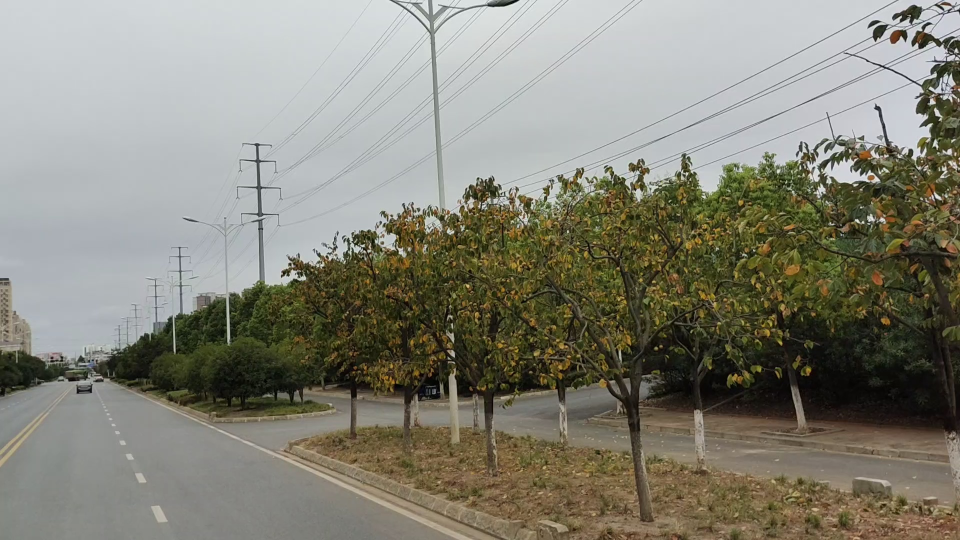
#> input picture 练习/图像处理进阶版/graph_segmentation/frame4320.jpg, 1920 x 1080 px (shown at 1/2 size)
$ python createGraphSegmentation.py
#> lines starting #> are read from the running program, lines starting #| are printed output that depends on the picture
# -*- coding: UTF-8 -*-
"""
@Project : pythonProject
@File    : createGraphSegmentation.py
@IDE     : PyCharm
@Author  : FengHuohuo
@Date    : 2022/9/11 9:59
@Function：

sigma  对原图像进行高斯滤波去噪
k      控制合并后的区域的数量,但不是区域数量
        k设置了一个观测尺度，因为较大的k会导致对较大分量的偏好。但是请注意，k不是最小分量大小。
        k越大 越偏向于检测大尺寸，即合并区域越少
min:   后处理参数，分割后会有很多小区域，当区域像素点的个数小于min时，选择与其差异最小的区域合并
input  输入图像（PPM格式）
output 输出图像（PPM格式）

"""
import numpy as np
import cv2 as cv
import random
#需要图像分割的图片
src = cv.imread('frame4320.jpg')
#> src is the input picture: shape (1080, 1920, 3); mean B, G, R 119.1, 131.3, 132.7
# src = cv.imread('water.png')
# src = cv.imread('fire.png')
# src = cv.imread('chip.jpg')
# 调用方法
segmentator = cv.ximgproc.segmentation.createGraphSegmentation(sigma=0.3, k=50, min_size=30000)

segment = segmentator.processImage(src)
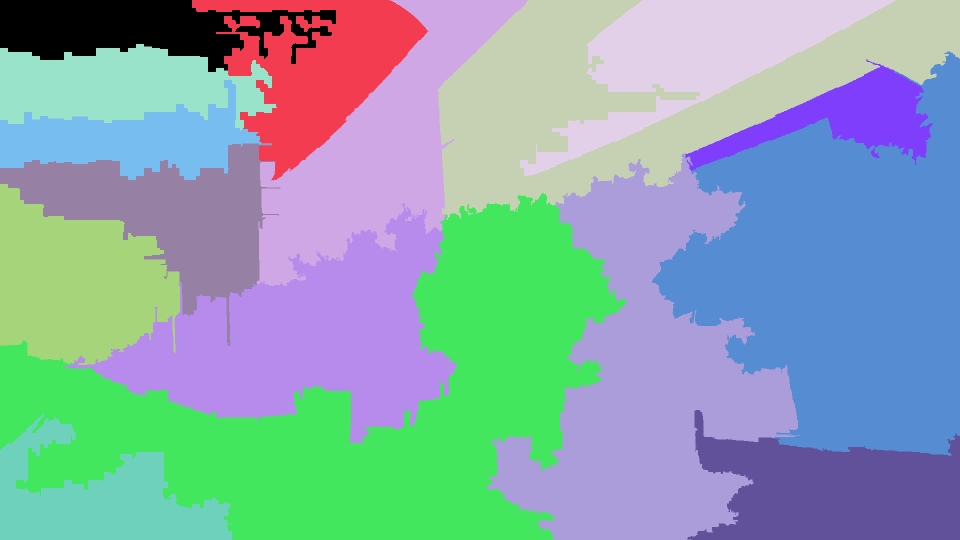
#> segment: shape (1080, 1920) int32 (shown at 1/2 size); 16 distinct labels, from 0 to 15; one colour per label, 0 black
# 返回的是每个像素点种类序号

seg_image = np.zeros(src.shape, np.uint8)
print(np.max(segment))
#| 15
for i in range(np.max(segment)):
  # 將第 i 個分割的座標取出
  y, x = np.where(segment == i)

  # 隨機產生顏色
  color = [random.randint(0, 255), random.randint(0, 255),random.randint(0, 255)]

  # 設定第 i 個分割區的顏色
  for xi, yi in zip(x, y):
    seg_image[yi, xi] = color
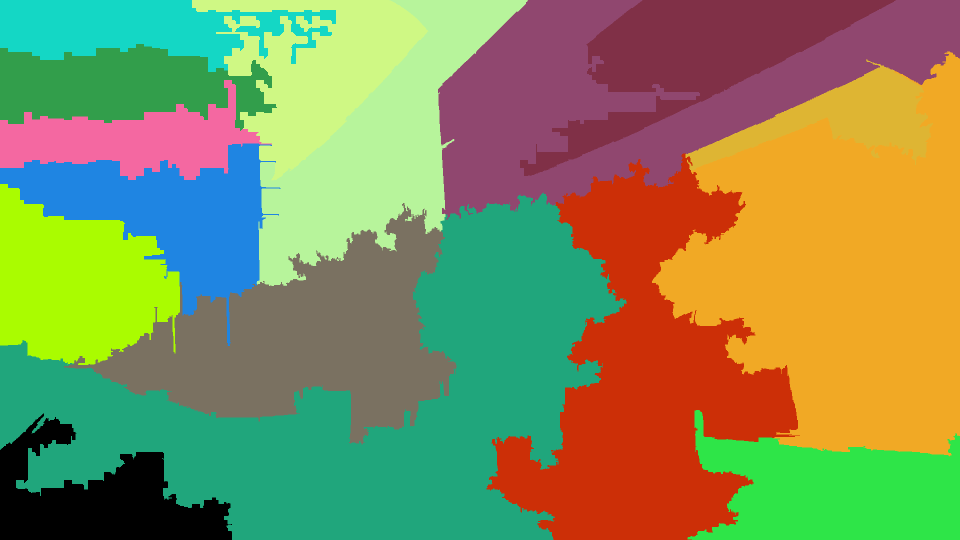
#> seg_image: shape (1080, 1920, 3) (shown at 1/2 size); mean of channels 0, 1, 2 87.8, 142.6, 132.7; drawn as B, G, R

# 將原始圖片與分割區顏色合併
result = cv.addWeighted(src, 0.3, seg_image, 0.7, 0)
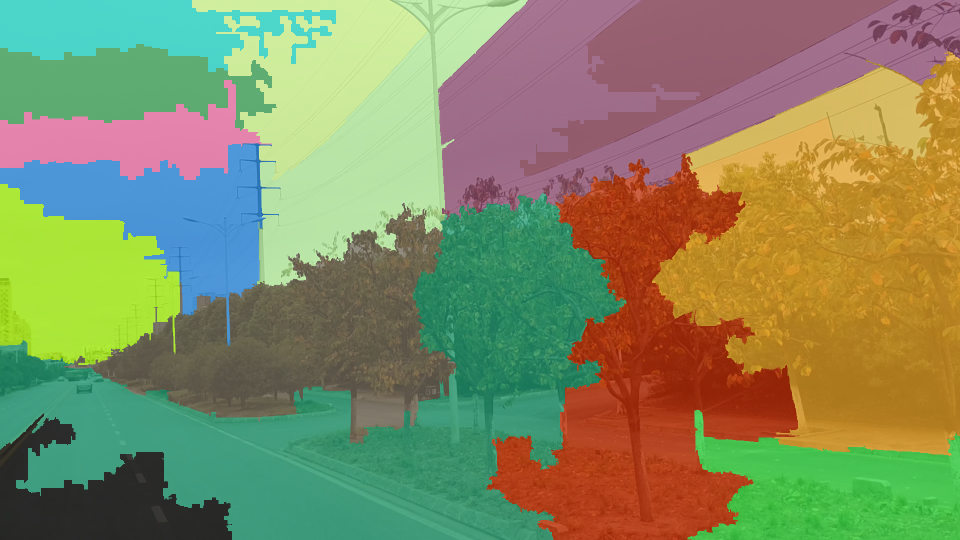
#> result: shape (1080, 1920, 3) (shown at 1/2 size); mean B, G, R 97.2, 139.2, 132.7

# 顯示結果
# cv.imwrite("result.jpg", result)
# cv.imshow("src", src)
cv.imshow("Result", result)
cv.waitKey(0)
cv.destroyAllWindows()

$ run again, with 练习/图像处理进阶版/graph_segmentation/water.png saved as 练习/图像处理进阶版/graph_segmentation/frame4320.jpg
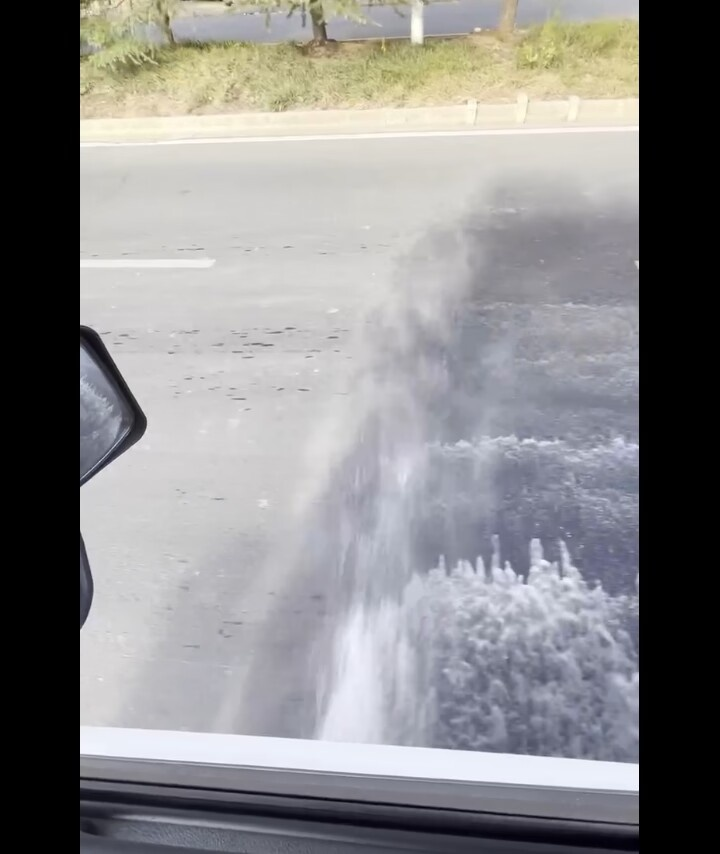
#> input picture 练习/图像处理进阶版/graph_segmentation/water.png, 720 x 854 px
#> src is the input picture: shape (854, 720, 3); mean B, G, R 137.1, 136.3, 137
#> segment: shape (854, 720) int32; 5 distinct labels, from 0 to 4
#| 4
#> after the loop `for i in range(np.max(segment)):`:
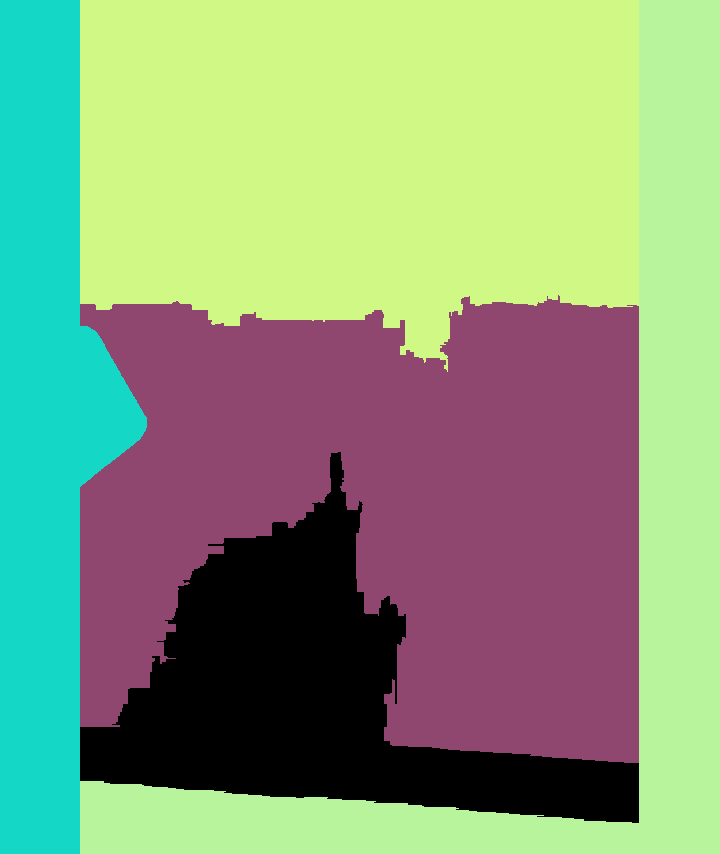
#> seg_image: shape (854, 720, 3); mean of channels 0, 1, 2 120.3, 157.7, 134.8; drawn as B, G, R
#> `result = cv.addWeighted(src, 0.3, seg_image, 0.7, 0)`:
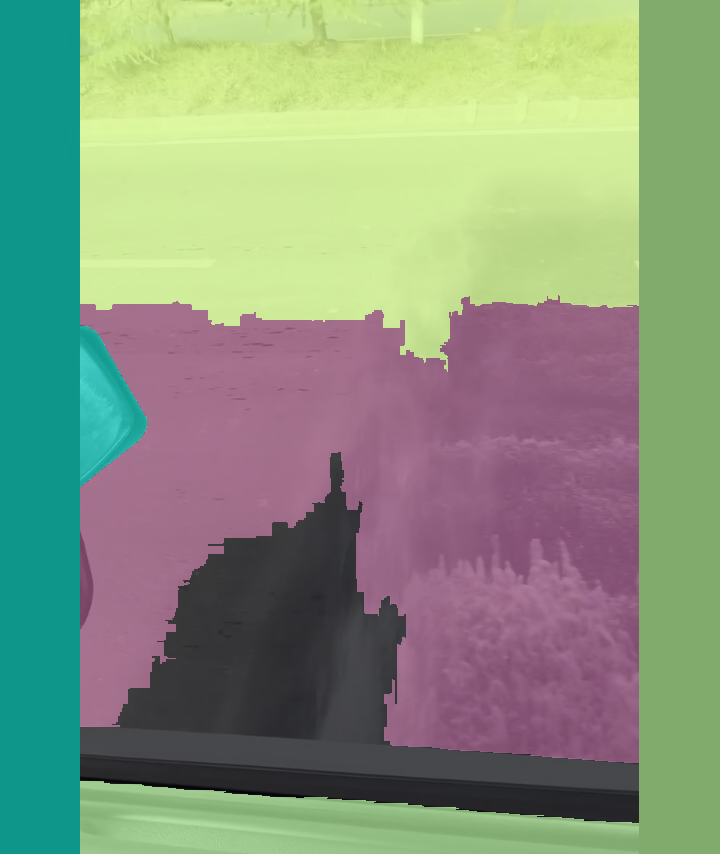
#> result: shape (854, 720, 3); mean B, G, R 125.3, 151.3, 135.4

$ run again, with 练习/图像处理进阶版/graph_segmentation/fire.png saved as 练习/图像处理进阶版/graph_segmentation/frame4320.jpg
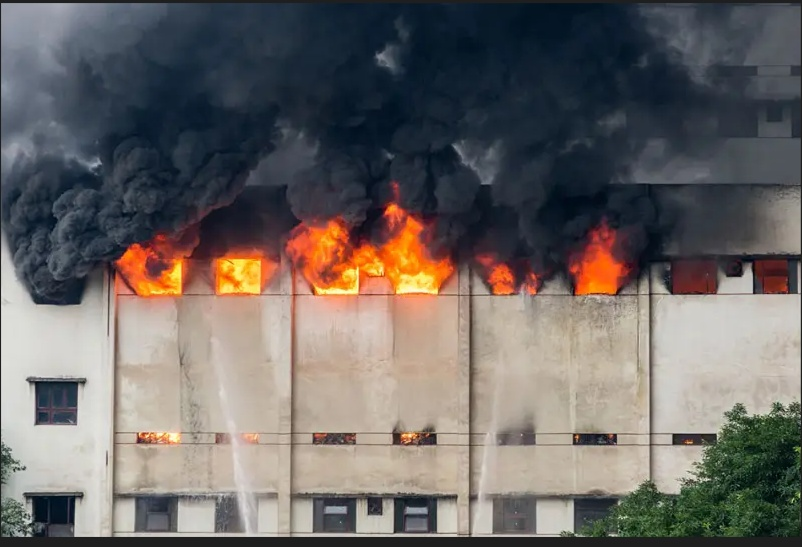
#> input picture 练习/图像处理进阶版/graph_segmentation/fire.png, 802 x 547 px
#> src is the input picture: shape (547, 802, 3); mean B, G, R 100.1, 102.8, 108
#> segment: shape (547, 802) int32; 3 distinct labels, from 0 to 2
#| 2
#> after the loop `for i in range(np.max(segment)):`:
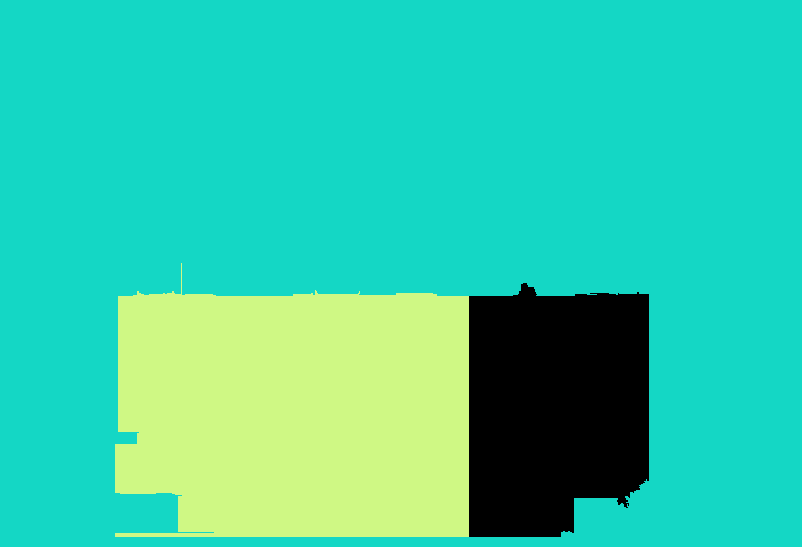
#> seg_image: shape (547, 802, 3); mean of channels 0, 1, 2 166.5, 201.3, 53.4; drawn as B, G, R
#> `result = cv.addWeighted(src, 0.3, seg_image, 0.7, 0)`:
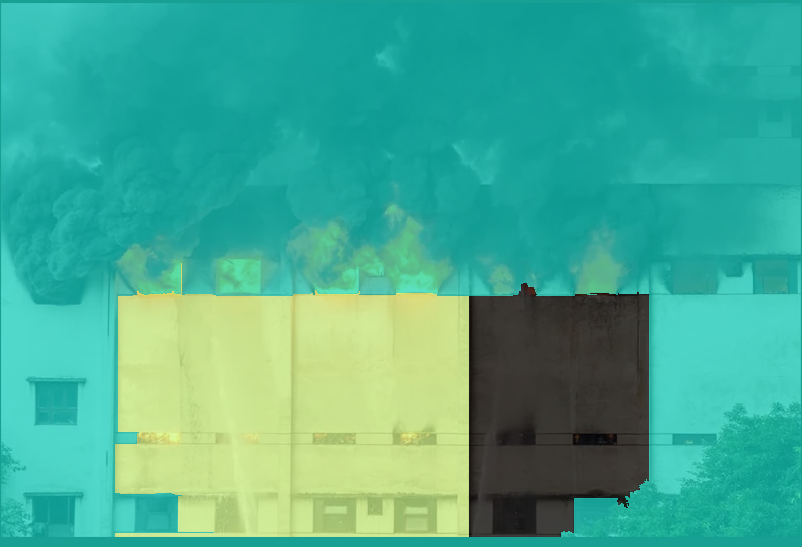
#> result: shape (547, 802, 3); mean B, G, R 146.6, 171.8, 69.8

$ run again, with 练习/图像处理进阶版/graph_segmentation/frame3090.jpg copied over 练习/图像处理进阶版/graph_segmentation/frame4320.jpg
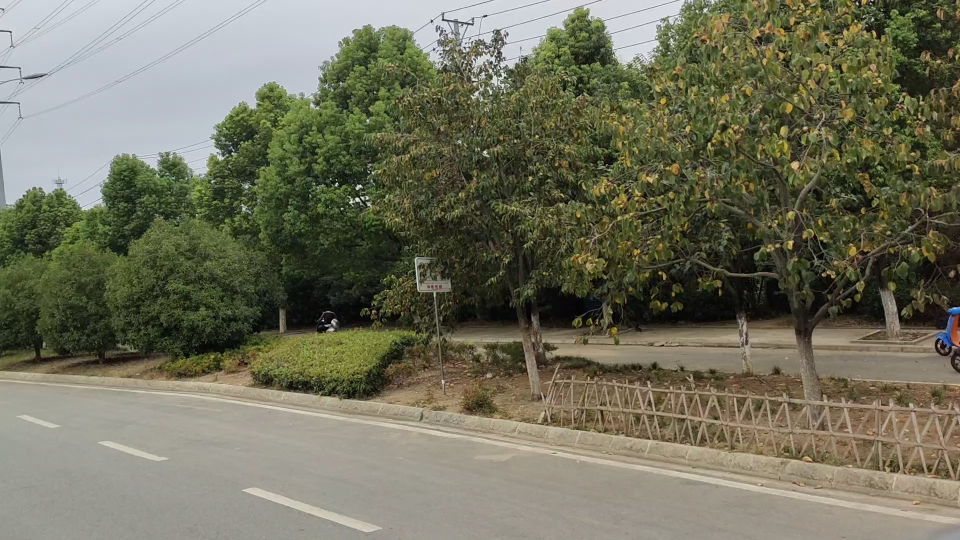
#> input picture 练习/图像处理进阶版/graph_segmentation/frame3090.jpg, 1920 x 1080 px (shown at 1/2 size)
#> src is the input picture: shape (1080, 1920, 3); mean B, G, R 92.1, 112.4, 112.7
#> segment: shape (1080, 1920) int32; 7 distinct labels, from 0 to 6
#| 6
#> after the loop `for i in range(np.max(segment)):`:
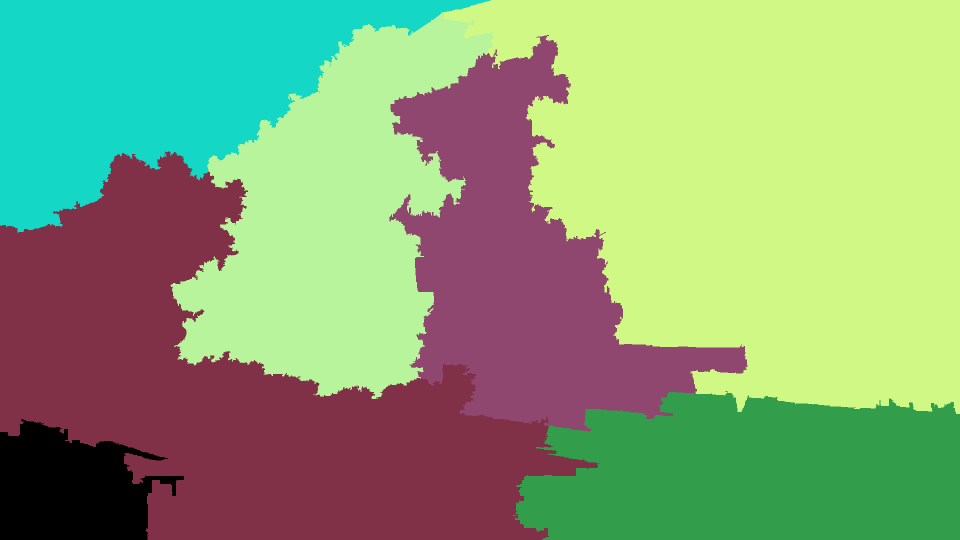
#> seg_image: shape (1080, 1920, 3) (shown at 1/2 size); mean of channels 0, 1, 2 117, 164.5, 136.1; drawn as B, G, R
#> `result = cv.addWeighted(src, 0.3, seg_image, 0.7, 0)`:
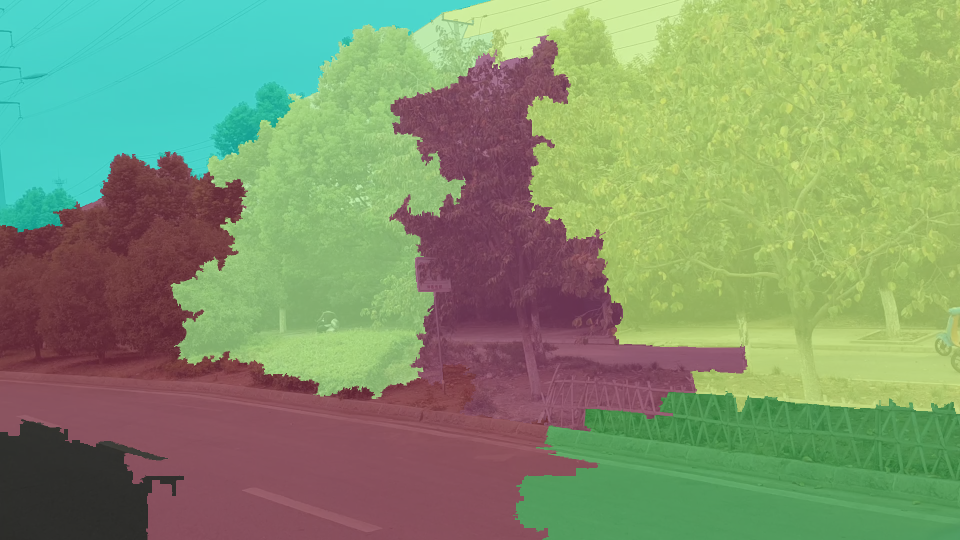
#> result: shape (1080, 1920, 3) (shown at 1/2 size); mean B, G, R 109.6, 148.8, 129.1
